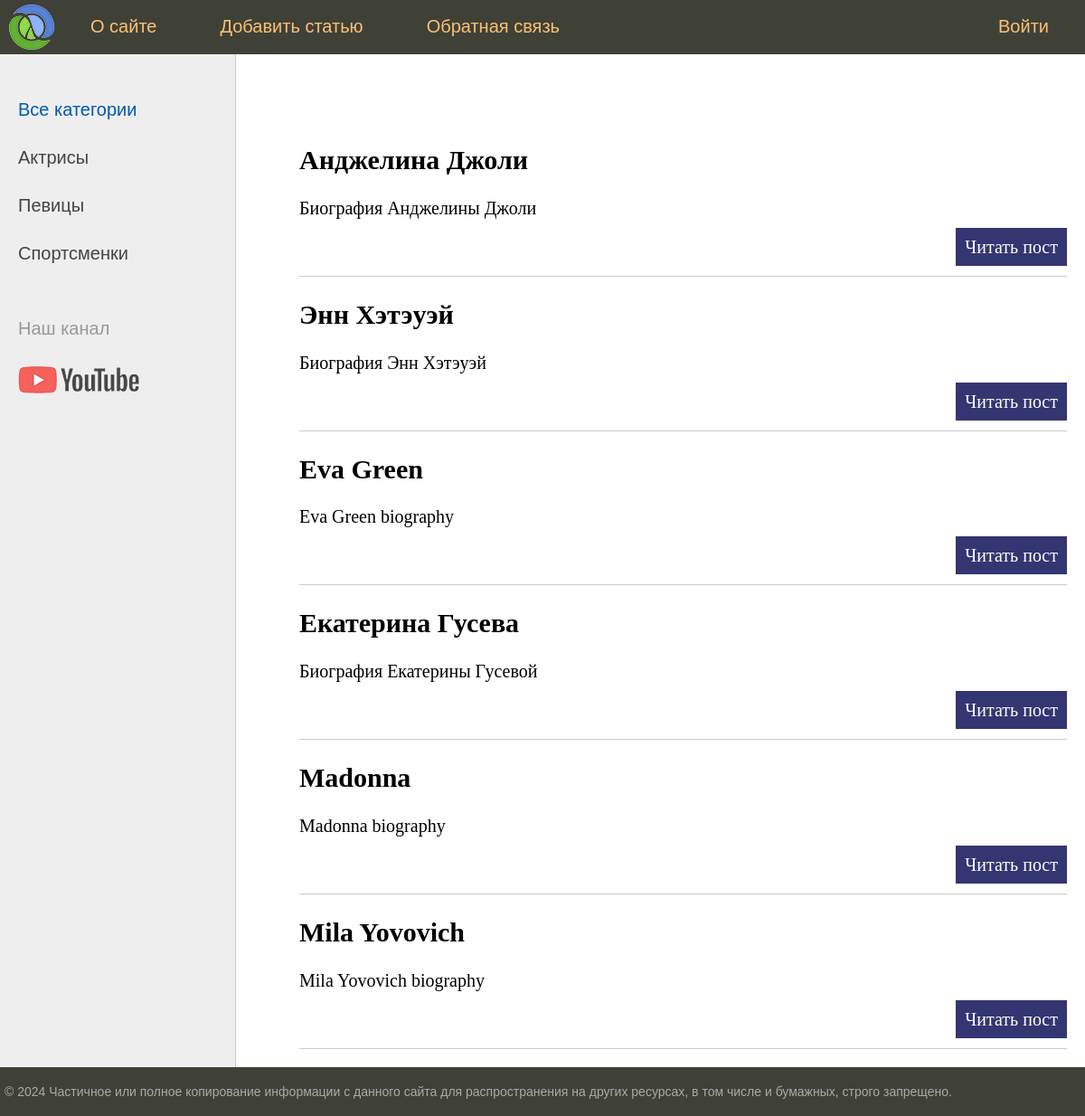
The page / on the database its author committed.
### women/models.py (models this page shows, shortened)
class Women(models.Model):
    class Status(models.IntegerChoices):
        DRAFT = 0, 'Черновик'
        PUBLISHED = 1, 'Опубликовано'
    title = models.CharField(max_length=255)
    slug = models.SlugField(max_length=255, unique=True, db_index=True)
    content = models.TextField(blank=True)
    time_create = models.DateTimeField(auto_now_add=True)
    time_update = models.DateTimeField(auto_now=True)
    is_published = models.BooleanField(choices = Status.choices, default=Status.DRAFT)
    cat = models.ForeignKey('Category', on_delete=models.PROTECT)
    husband = models.OneToOneField('Husband', on_delete=models.SET_NULL, null=True, blank=True, related_name='women')
    objects = models.Manager()
    published = PublishedManager()
    class Meta:
        ordering = ['time_create']
        indexes = [
            models.Index(fields=['-time_create'])
        ]
    def get_absolute_url(self):
        return reverse('post', kwargs={'post_slug': self.slug})

### women/views.py (the view)
# urls.py: path('', views.index, name='home'),
def index(request):  # HttpRequest
    posts = Women.published.all()
    data ={ 'title': 'Главная страница',
            'menu': menu,
            'posts': posts,
            }
    return render(request, 'women/index.html', context = data)

### women/models.py (called while the page is built)
    def get_queryset(self):
        return super().get_queryset().filter(is_published=Women.Status.PUBLISHED)

### women/templates/women/index.html (shortened to what this page needs)
{% extends 'base.html' %}
{% block content %}
<ul class="list-articles">
	{% for p in posts %}
			<li><h2>{{p.title}}</h2>
	{% autoescape off %}
	{{p.content|linebreaks|truncatewords:100}}
	{% endautoescape %}
			<p class="link-read-post"><a href="{{ p.get_absolute_url }}">Читать пост</a></p>
			</li>
	{% endfor %}
</ul>
{% endblock %}

### rows shown on the page
Women: title "Анджелина Джоли", content "Биография Анджелины Джоли"
Women: title "Энн Хэтэуэй", content "Биография Энн Хэтэуэй"
Women: title "Eva Green", content "Eva Green biography"
Women: title "Екатерина Гусева", content "Биография Екатерины Гусевой"
Women: title "Madonna", content "Madonna biography"
Women: title "Mila Yovovich", content "Mila Yovovich biography"

### other values the page prints
{{ m.title }} "О сайте" "Добавить статью" "Обратная связь" "Войти"
